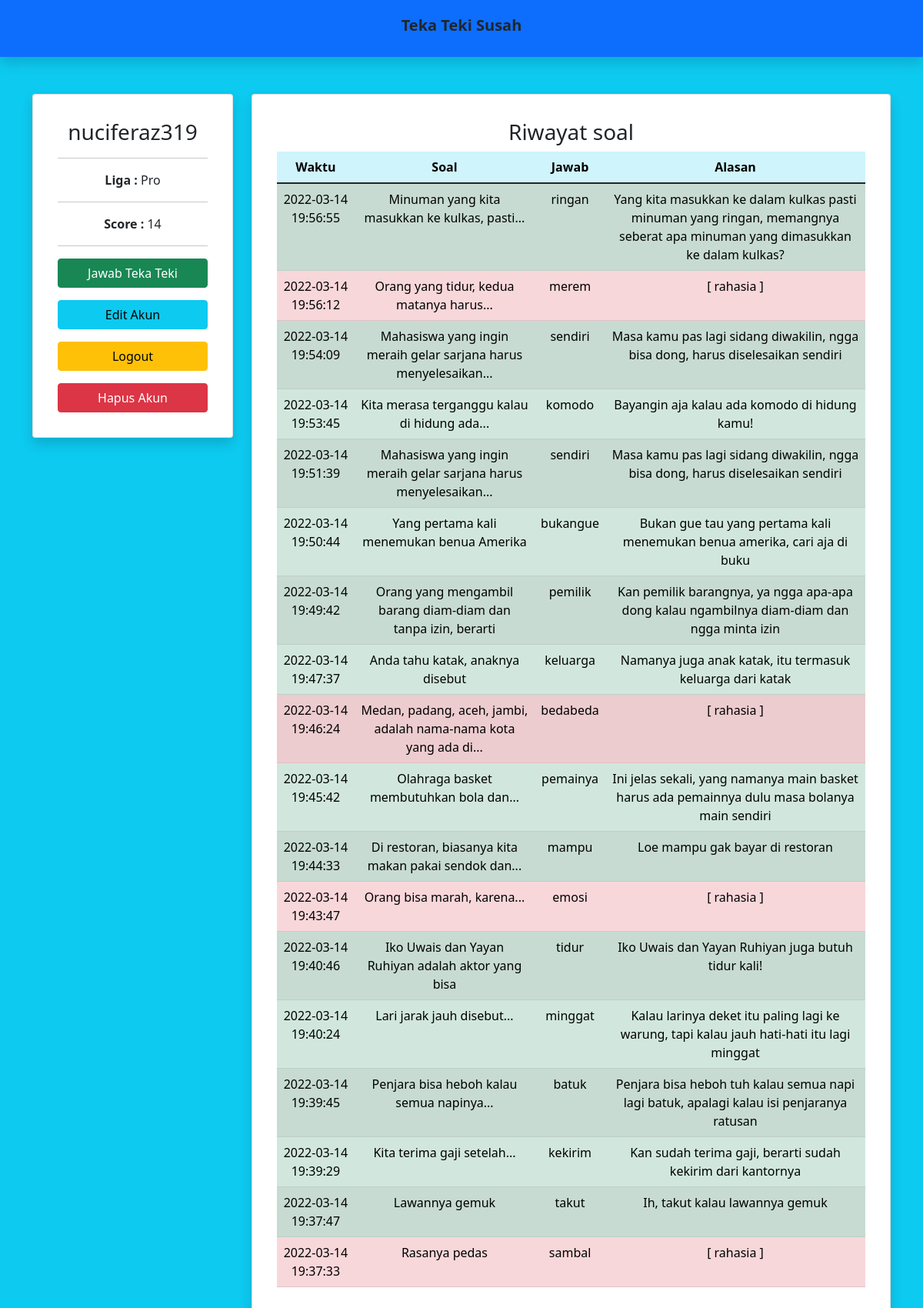
The page /user.php (signed in) on the database its author committed.
### tables this page shows
CREATE TABLE `user` (
  `user_id` int(11) NOT NULL,
  `nickname` varchar(20) NOT NULL,
  `password` varchar(20) NOT NULL,
  `liga` varchar(10) NOT NULL DEFAULT 'Pemula',
  `score` int(11) NOT NULL DEFAULT 0
);

CREATE TABLE `jawaban` (
  `jawab_id` int(11) NOT NULL,
  `waktu` timestamp NOT NULL DEFAULT current_timestamp() ON UPDATE current_timestamp(),
  `user_id` int(11) NOT NULL,
  `soal_id` int(11) NOT NULL,
  `jawab` varchar(20) NOT NULL,
  `cek` tinyint(1) NOT NULL
);

CREATE TABLE `tts_soal` (
  `soal_id` int(11) NOT NULL,
  `soal` varchar(200) DEFAULT NULL,
  `input` varchar(40) DEFAULT NULL,
  `jawaban` varchar(20) DEFAULT NULL,
  `alasan` varchar(200) DEFAULT NULL
);

### user.php (the view, shortened to what this page needs)
<!DOCTYPE html>
<html>
<head>
	<link href="https://cdn.jsdelivr.net/npm/bootstrap@5.1.3/dist/css/bootstrap.min.css" rel="stylesheet">
</head>
<body class="bg-info">
	<nav class="navbar sticky-top navbar-primary bg-primary shadow p-3">
		<div class="container-fluid">
			<span class="navbar-brand mx-auto h1 fw-bold">Teka Teki Susah</span>
		</div>
	</nav>
	<div class="container mt-5">
		<div class=" row g-4">
			<div class="col-3">
				<div class="card shadow p-3 bg-body rounded">
					<div class="card-body text-center">
						<?php
							include_once("connect.php");
							$user_id = $_SESSION["user"];
							$result = mysqli_query($conn, "SELECT * FROM user WHERE user_id=$user_id");
							if ($result->num_rows > 0) {
								$row = mysqli_fetch_assoc($result);
								$nama = $row["nickname"];
								$liga = $row["liga"];
								$score = $row["score"];
								echo "<h3 class='card-title'>$nama</h3>
									<hr>
									<p class='card-text'>
										<span class='fw-bolder'>Liga :</span> $liga
									</p>
									<hr>
									<p class='card-text'>
										<span class='fw-bolder'>Score :</span> $score
									</p>";
							} else {
								header("Location: index.php");
							}
						?>
						<hr>
						<div class="d-grid gap-2">
							<a class="btn btn-success" href="soal.php">Jawab Teka Teki</a>
						</div>
						<div class="d-grid gap-2 mt-3">
							<a class="btn btn-info" href="edit.php">Edit Akun</a>
						</div>
						<div class="d-grid gap-2 mt-3">
							<a class="btn btn-warning" href="logout.php">Logout</a>
						</div>
						<div class="d-grid gap-2 mt-3">
							<a class="btn btn-danger" href="hapus.php">Hapus Akun</a>
						</div>
					</div>
				</div>
			</div>
			<div class="col-9">
				<div class="card shadow p-3 bg-body rounded">
					<div class="card-body text-center">
						<h3 class="card-title">Riwayat soal</h3>
						<table class="table table-hover table-striped">
							<thead>
								<tr class="table-info">
									<th scope="col">Waktu</th>
									<th scope="col">Soal</th>
									<th scope="col">Jawab</th>
									<th scope="col">Alasan</th>
								</tr>
							</thead>
							<tbody>
								<?php
									include_once("connect.php");
									$user_id = $_SESSION["user"];
									$result = mysqli_query($conn, "SELECT jawaban.*, tts_soal.soal AS soal, tts_soal.alasan AS alasan
										FROM jawaban
										JOIN tts_soal ON jawaban.soal_id = tts_soal.soal_id
										WHERE jawaban.user_id=$user_id
										ORDER BY jawaban.waktu DESC");
									while ($jawaban = mysqli_fetch_array($result)) {
										if ($jawaban["cek"]) {
											echo "<tr class='table-success'>";
										} else {
											echo "<tr class='table-danger'>";
										}
										echo "<td>" . $jawaban["waktu"] . "</td>";
										echo "<td>" . $jawaban["soal"] . "</td>";
										echo "<td>" . $jawaban["jawab"] . "</td>";
										if ($jawaban["cek"]) {
											echo "<td>" . $jawaban["alasan"] . "</td>";
										} else {
											echo "<td> [ rahasia ] </td>";
										}
										echo "</tr>";
									}
								?>
							</tbody>
						</table>
					</div>
				</div>
			</div>
		</div>
	</div>
</body>
</html>

### rows shown on the page
user: nickname "nuciferaz319", liga "Pro", score "14"
jawaban: waktu "2022-03-14 19:56:55", soal.soal "Minuman yang kita masukkan ke kulkas, pasti...", jawab "ringan", soal.alasan "Yang kita masukkan ke dalam kulkas pasti minuman yang ringan, memangnya seberat apa minuman yang dimasukkan ke dalam kulkas?"
jawaban: waktu "2022-03-14 19:56:12", soal.soal "Orang yang tidur, kedua matanya harus...", jawab "merem", cek "[ rahasia ]"
jawaban: waktu "2022-03-14 19:54:09", soal.soal "Mahasiswa yang ingin meraih gelar sarjana harus menyelesaikan...", jawab "sendiri", soal.alasan "Masa kamu pas lagi sidang diwakilin, ngga bisa dong, harus diselesaikan sendiri"
jawaban: waktu "2022-03-14 19:53:45", soal.soal "Kita merasa terganggu kalau di hidung ada...", jawab "komodo", soal.alasan "Bayangin aja kalau ada komodo di hidung kamu!"
jawaban: waktu "2022-03-14 19:51:39", soal.soal "Mahasiswa yang ingin meraih gelar sarjana harus menyelesaikan...", jawab "sendiri", soal.alasan "Masa kamu pas lagi sidang diwakilin, ngga bisa dong, harus diselesaikan sendiri"
jawaban: waktu "2022-03-14 19:50:44", soal.soal "Yang pertama kali menemukan benua Amerika", jawab "bukangue", soal.alasan "Bukan gue tau yang pertama kali menemukan benua amerika, cari aja di buku"
jawaban: waktu "2022-03-14 19:49:42", soal.soal "Orang yang mengambil barang diam-diam dan tanpa izin, berarti", jawab "pemilik", soal.alasan "Kan pemilik barangnya, ya ngga apa-apa dong kalau ngambilnya diam-diam dan ngga minta izin"
jawaban: waktu "2022-03-14 19:47:37", soal.soal "Anda tahu katak, anaknya disebut", jawab "keluarga", soal.alasan "Namanya juga anak katak, itu termasuk keluarga dari katak"
jawaban: waktu "2022-03-14 19:46:24", soal.soal "Medan, padang, aceh, jambi, adalah nama-nama kota yang ada di...", jawab "bedabeda", cek "[ rahasia ]"
jawaban: waktu "2022-03-14 19:45:42", soal.soal "Olahraga basket membutuhkan bola dan...", jawab "pemainya", soal.alasan "Ini jelas sekali, yang namanya main basket harus ada pemainnya dulu masa bolanya main sendiri"
jawaban: waktu "2022-03-14 19:44:33", soal.soal "Di restoran, biasanya kita makan pakai sendok dan...", jawab "mampu", soal.alasan "Loe mampu gak bayar di restoran"
jawaban: waktu "2022-03-14 19:43:47", soal.soal "Orang bisa marah, karena...", jawab "emosi", cek "[ rahasia ]"
jawaban: waktu "2022-03-14 19:40:46", soal.soal "Iko Uwais dan Yayan Ruhiyan adalah aktor yang bisa", jawab "tidur", soal.alasan "Iko Uwais dan Yayan Ruhiyan juga butuh tidur kali!"
jawaban: waktu "2022-03-14 19:40:24", soal.soal "Lari jarak jauh disebut...", jawab "minggat", soal.alasan "Kalau larinya deket itu paling lagi ke warung, tapi kalau jauh hati-hati itu lagi minggat"
jawaban: waktu "2022-03-14 19:39:45", soal.soal "Penjara bisa heboh kalau semua napinya...", jawab "batuk", soal.alasan "Penjara bisa heboh tuh kalau semua napi lagi batuk, apalagi kalau isi penjaranya ratusan"
jawaban: waktu "2022-03-14 19:39:29", soal.soal "Kita terima gaji setelah...", jawab "kekirim", soal.alasan "Kan sudah terima gaji, berarti sudah kekirim dari kantornya"
jawaban: waktu "2022-03-14 19:37:47", soal.soal "Lawannya gemuk", jawab "takut", soal.alasan "Ih, takut kalau lawannya gemuk"
jawaban: waktu "2022-03-14 19:37:33", soal.soal "Rasanya pedas", jawab "sambal", cek "[ rahasia ]"
